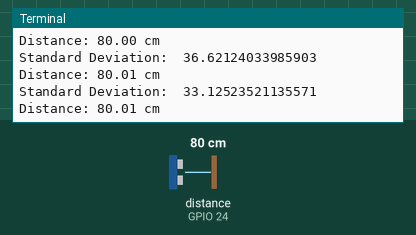
Bench run of a program on a simulated Raspberry Pi (BCM pin numbers). Shown: the last lines printed to the terminal. The test bench sets the inputs (shaded band); at power-on: distance to the obstacle (sensor on GPIO 24) 80 cm. The echo pulse lasts 58.3 µs per cm; the clock reads 2024-03-15 10:24:30 at power-on unless the program sets it.

Above: at 1.2 s.
1.3 s: distance to the obstacle (sensor on GPIO 24) set to 2 cm
At 2.29 s:
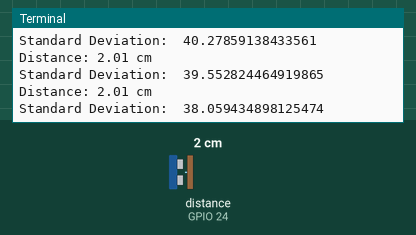
2.8 s: distance to the obstacle (sensor on GPIO 24) set to 4 cm
At 2.8 s:
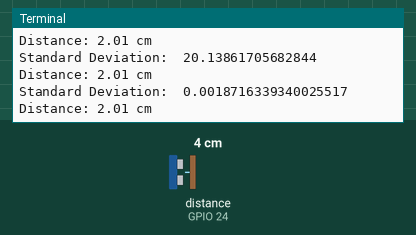
Timing chart, 0 to 5.8 s (numbered marks = the images above; inputs shaded):
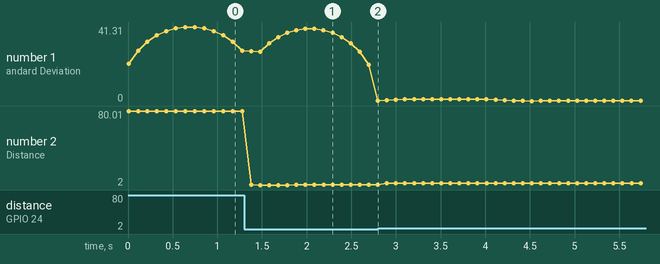

The program:

ultrasonic.py
```python
import RPi.GPIO as GPIO
import time
import sys
import statistics

# Define GPIO pin numbers
TRIG_PIN = 23  # Corresponds to your Arduino trigPin
ECHO_PIN = 24 # Corresponds to your Arduino echoPin
THRESHOLD = 20

# Global variables (Python convention uses local variables more often, but we'll mimic the C++ global structure)
# Note: Variables like 'duration' and 'distance' are calculated inside the function
counter = 0
sum_distance = 0.0

changes = [0]*15
idx = 0

def setup():
    """Initializes GPIO and serial communication (equivalent to Arduino setup)."""
    # Use BCM numbering for GPIO pins (physical pins are an alternative)
    GPIO.setmode(GPIO.BCM)

    # Set up pins
    GPIO.setup(TRIG_PIN, GPIO.OUT)
    GPIO.setup(ECHO_PIN, GPIO.IN)

    # Initial output print (equivalent to Serial.println)
    print("The code started working.")

def measure_distance():
    """Performs the distance measurement cycle."""
    # 1. Clear the trigger pin
    GPIO.output(TRIG_PIN, GPIO.LOW)
    time.sleep(0.00002)  # 20 µs just to be safe

    # 2. Send the 10 microsecond pulse
    GPIO.output(TRIG_PIN, GPIO.HIGH)
    time.sleep(0.00001)  # 10 µs
    GPIO.output(TRIG_PIN, GPIO.LOW)

    # 3. Wait for ECHO to go HIGH (start time)
    timeout = 0.1  # 100 ms timeout
    start_wait = time.time()
    while GPIO.input(ECHO_PIN) == GPIO.LOW:
        if time.time() - start_wait > timeout:
            # print("Timeout waiting for ECHO HIGH")
            return -1  # error / timeout

    pulse_start = time.time()

    # 4. Wait for ECHO to go LOW (end time)
    start_wait = time.time()
    while GPIO.input(ECHO_PIN) == GPIO.HIGH:
        if time.time() - start_wait > timeout:
            # print("Timeout waiting for ECHO LOW")
            return -1

    pulse_end = time.time()

    # 5. Calculate duration and distance
    duration = pulse_end - pulse_start
    distance = (duration * 34300) / 2  # cm

    return distance


def loop():
    """The main loop (equivalent to Arduino loop)."""
    global counter, sum_distance, changes, idx # Declare we're using the global variables

    # Get the distance
    distance = measure_distance()
    changes[idx] = distance
    idx = (idx + 1)%15

    std = statistics.stdev(changes)

    print("Standard Deviation: ",std)
    # Process and print the result
    if distance > 0:
        print(f"Distance: {distance:.2f} cm") # Python f-string for formatted output

        # Accumulate the distance
        counter += 1
        sum_distance += distance
    else:
        print("Distance: Error/Timeout")

    # The original delay(100)
    time.sleep(0.1) # 100 milliseconds delay

    # The commented-out C++ averaging logic (Optional - Uncomment to use)
    # if counter > 5:
    #     avg_distance = sum_distance / counter
    #     print(f"Average Distance: {avg_distance:.2f} cm")
    #     GPIO.cleanup() # Clean up before exiting
    #     sys.exit(0) # Exit the script

if __name__ == '__main__':
    setup()
    try:
        while True:
            loop()
    except KeyboardInterrupt:
        print("\nProgram stopped by User (Ctrl+C)")
    finally:
        # Final cleanup on exit
        GPIO.cleanup()
        print("GPIO cleaned up.")
```

Measured:
- after the input at 1.3 s, the terminal: prints a new line after 0.08 s (image 1)
- plotted number 1: 28.15 → 0 after the input at 1.3 s, 0 → 0 after the input at 2.8 s
- plotted number 2: 80 → 2.01 after the input at 1.3 s, 2.01 → 4.06 after the input at 2.8 s
